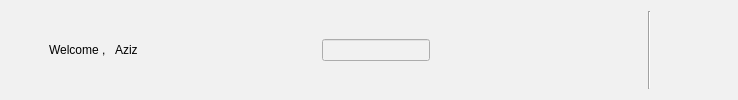
         <widget class="QWidget" name="header_widget" native="true">
          <property name="styleSheet">
           <string notr="true">background-color: rgb(241, 241, 241);</string>
          </property>
          <layout class="QHBoxLayout" name="horizontalLayout_2">
           <item>
            <widget class="QPushButton" name="pushButton_20">
             <property name="styleSheet">
              <string notr="true">border:none;</string>
             </property>
             <property name="text">
              <string/>
             </property>
             <property name="icon">
              <iconset>
               <normaloff>../../../Downloads/menu.png</normaloff>../../../Downloads/menu.png</iconset>
             </property>
             <property name="iconSize">
              <size>
               <width>50</width>
               <height>50</height>
              </size>
             </property>
             <property name="checkable">
              <bool>true</bool>
             </property>
            </widget>
           </item>
           <item>
            <widget class="QLabel" name="label_4">
             <property name="text">
              <string>Welcome , </string>
             </property>
            </widget>
           </item>
           <item>
            <widget class="QLabel" name="label_5">
             <property name="text">
              <string>Aziz</string>
             </property>
            </widget>
           </item>
           <item>
            <spacer name="horizontalSpacer">
             <property name="orientation">
              <enum>Qt::Horizontal</enum>
             </property>
             <property name="sizeHint" stdset="0">
              <size>
               <width>178</width>
               <height>20</height>
              </size>
             </property>
            </spacer>
           </item>
           <item>
            <layout class="QHBoxLayout" name="horizontalLayout">
             <item>
              <widget class="QLineEdit" name="lineEdit"/>
             </item>
             <item>
              <widget class="QPushButton" name="pushButton_19">
               <property name="styleSheet">
                <string notr="true">border:none;</string>
               </property>
               <property name="text">
                <string/>
               </property>
               <property name="icon">
                <iconset>
                 <normaloff>../image/search.png</normaloff>../image/search.png</iconset>
               </property>
               <property name="iconSize">
                <size>
                 <width>20</width>
                 <height>20</height>
                </size>
               </property>
              </widget>
             </item>
            </layout>
           </item>
           <item>
            <spacer name="horizontalSpacer_2">
             <property name="orientation">
              <enum>Qt::Horizontal</enum>
             </property>
             <property name="sizeHint" stdset="0">
              <size>
               <width>174</width>
               <height>20</height>
              </size>
             </property>
            </spacer>
           </item>
           <item>
            <widget class="Line" name="line_3">
             <property name="orientation">
              <enum>Qt::Vertical</enum>
             </property>
            </widget>
           </item>
           <item>
            <widget class="QPushButton" name="pushButton_17">
             <property name="styleSheet">
              <string notr="true">border:none;</string>
             </property>
             <property name="text">
              <string/>
             </property>
             <property name="icon">
              <iconset>
               <normaloff>../../../Downloads/notifications.png</normaloff>../../../Downloads/notifications.png</iconset>
             </property>
            </widget>
           </item>
           <item>
            <widget class="QPushButton" name="pushButton_18">
             <property name="styleSheet">
              <string notr="true">border:none;</string>
             </property>
             <property name="text">
              <string/>
             </property>
             <property name="icon">
              <iconset>
               <normaloff>../image/user.png</normaloff>../image/user.png</iconset>
             </property>
            </widget>
           </item>
          </layout>
         </widget>
